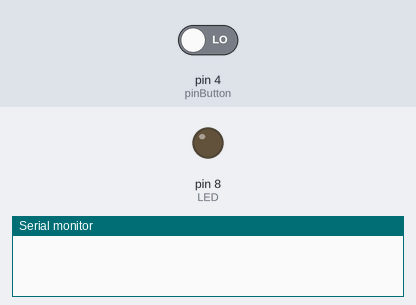
The sketch below on a simulated Arduino Uno, built with avr-gcc and run on an emulated ATmega328P. On the bench: output pins drawn as LEDs (lit = HIGH), the last lines printed to the serial monitor. The inputs (shaded band) are chosen by the test bench; at power-on: pin 4 (pinButton) LOW.

Above: at 4.2 s.
4.3 s: pin 4 (pinButton) driven LOW
5.8 s: pin 4 (pinButton) driven HIGH
At 6.4 s:
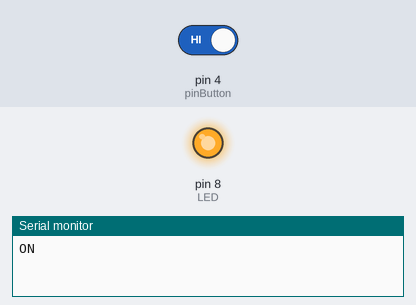
Timing chart, 0 to 12.3 s (numbered marks = the images above; inputs shaded):
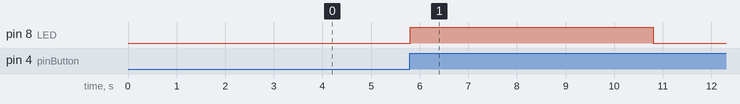

The sketch:

button_on-off__2020_12_17_04_50_34_UTC_.ino
```cpp
/*
turn on a LED when the button is pressed and stays on
until the button is pressed again
*/
int pinButton = 4;
int LED = 8;
int stateLED = LOW;
int stateButton;
int previous = LOW;
long time = 0;
long debounce = 5000;

void setup() {
  Serial.begin(9600);
  pinMode(pinButton, INPUT);
  pinMode(LED, OUTPUT);
}

void loop() {
  stateButton = digitalRead(pinButton);
  if(stateButton == HIGH && previous == LOW && millis() - time > debounce) {
    if(stateLED == HIGH){
      stateLED = LOW;
      Serial.println("OFF");
    } else {
       stateLED = HIGH;
       Serial.println("ON");
    }
    time = millis();
  }
  digitalWrite(LED, stateLED);
  previous == stateButton;
}
```

Measured:
- after the input at 4.3 s, every drawn part: stays the same
- after the input at 5.8 s, pin 8 (LED): LOW → HIGH at once, → LOW 5.0 s later
